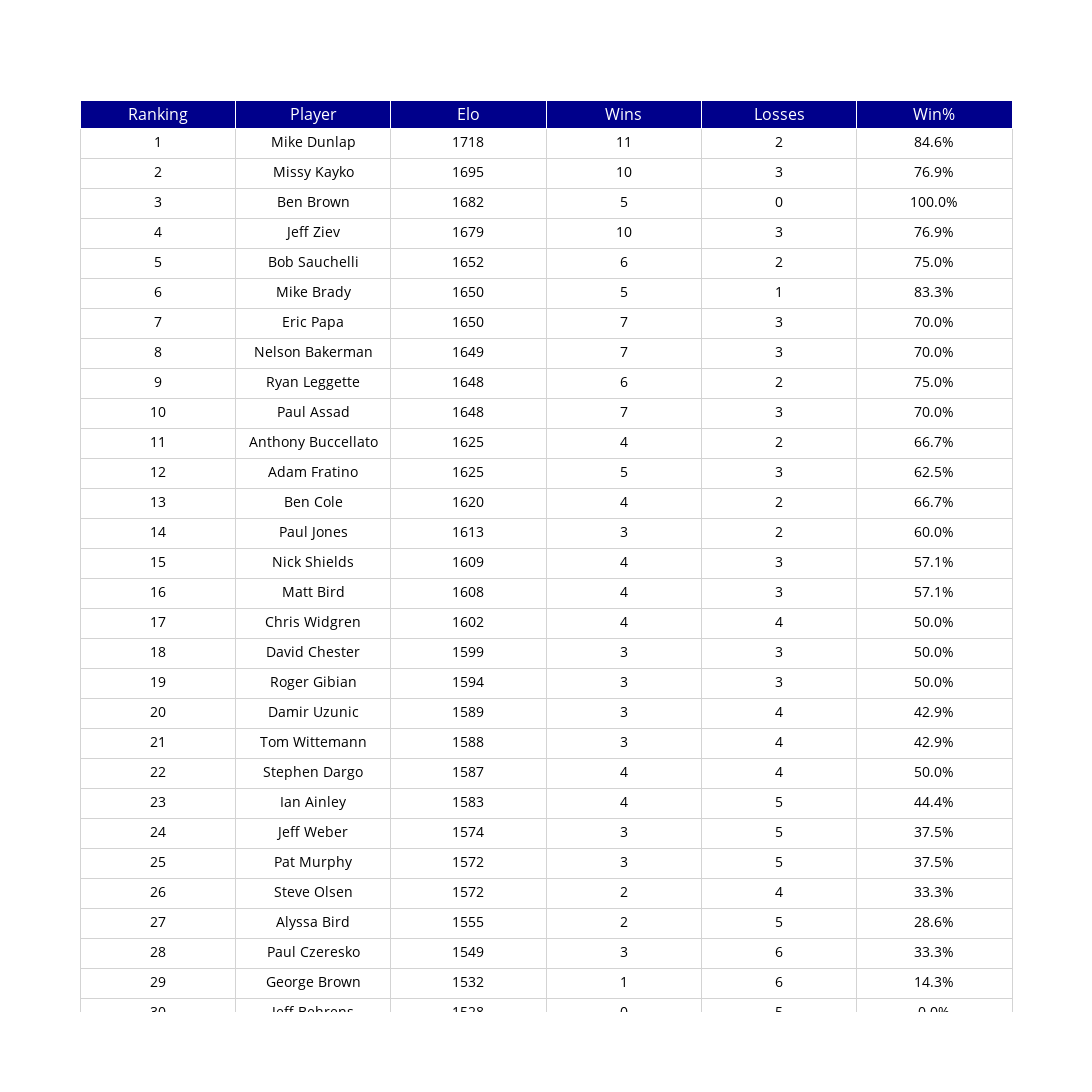

The code cell stored with this chart in its notebook:
### Code cell
rowEvenColor = 'lightgrey'
rowOddColor = 'white'

fig = go.Figure(data=[go.Table(
    header=dict(values=list(column_names),
                fill_color='darkblue',
                font_color='white',
                font_size=16,
                align='center'),
    cells=dict(values=[
                final_table_print.Ranking,
                final_table_print.Player,
                final_table_print.Elo,
                final_table_print.Wins,
                final_table_print.Losses, 
                final_table_print['Win%']
                ],
               fill_color='white',
               font_color='black',
               font_size=14,
               align='center',
               height=30,
               line_color='lightgray',
               format=["1234","","#","#","#",".1%"]
               ),
    columnwidth=20)])

fig.update_layout(
    autosize=False,
    height=2400,
    width=1100)
fig.show()
fig.write_html("final_table.html", include_plotlyjs="cdn")

# final_table_print.to_csv('Rankings_Table.csv',index=False)
# final_table_print.to_excel('Rankings_Table.xlsx',index=False)

### Figure 1 — Plotly figure (JSON) as saved in the notebook; plotly's stock layout.template omitted (floating-point values rounded to 4 significant figures; data arrays with more than 128 entries replaced by an {"elided": "..."} marker saying what was removed)
{"data": [{"cells": {"align": "center", "fill": {"color": "white"}, "font": {"color": "black", "size": 14}, "format": ["1234", "", "#", "#", "#", ".1%"], "height": 30, "line": {"color": "lightgray"}, "values": {"elided": "6x34 mixed values"}}, "columnwidth": 20, "header": {"align": "center", "fill": {"color": "darkblue"}, "font": {"color": "white", "size": 16}, "values": ["Ranking", "Player", "Elo", "Wins", "Losses", "Win%"]}, "type": "table"}], "layout": {"autosize": false, "height": 2400, "width": 1100}}
